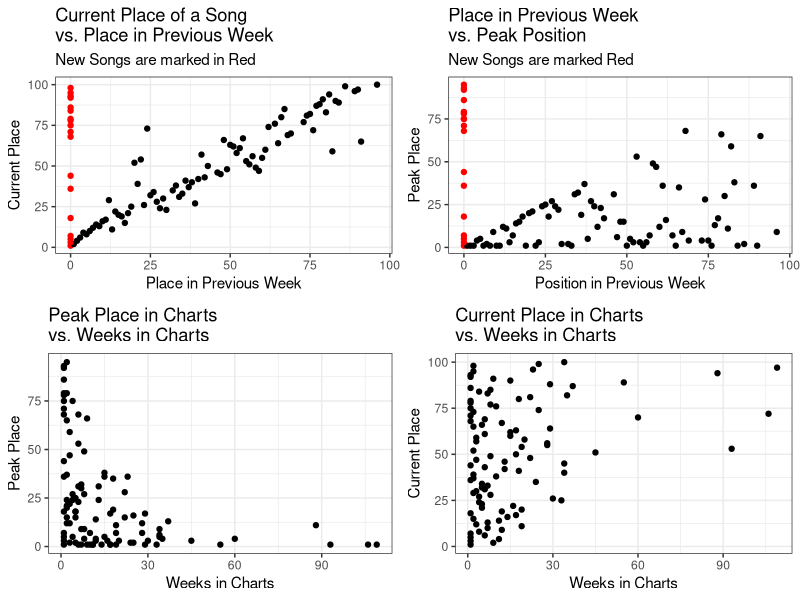
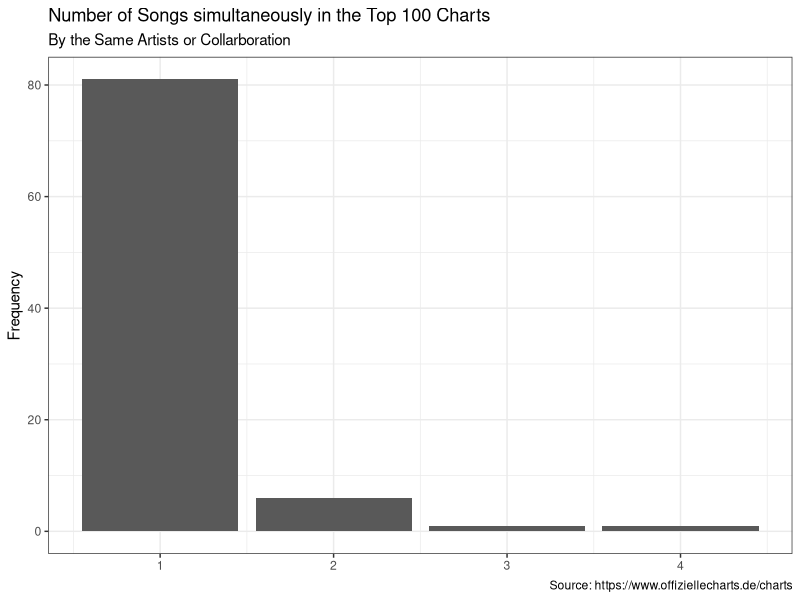
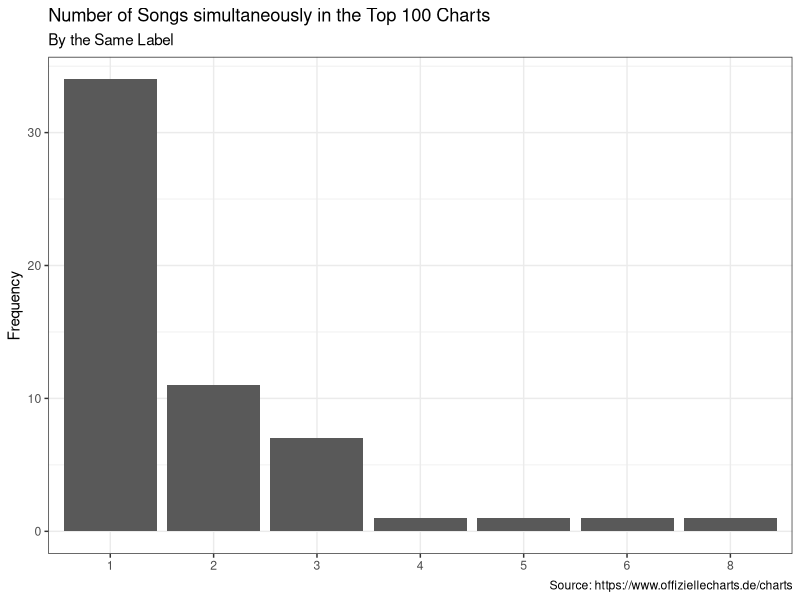

R code for these plots, in order:
## ---- chunk 1
library(ggplot2)
library(gridExtra)
library(readr)
library(dplyr)
chart_scrap <- read_csv('2021-09-15_charts_report.csv')
## ---- chunk 2
#Reporting Figures and Tables
#Scatter Plots
current_v_last <- ggplot(data = chart_scrap,
                                     aes(y = current, x=last_week,
                                     col=ifelse(is.na(last_week), yes = 'NA' , no = 'NonNA')))+
                                      geom_point(aes(y = current, x=last_week_fill),show.legend = F)+
                                      scale_color_manual(values = c('#FF0000','#000000'))+
                                      labs(title = 'Current Place of a Song \nvs. Place in Previous Week',
                                           subtitle = 'New Songs are marked in Red',
                                           y='Current Place', x='Place in Previous Week')+
                                        theme_bw()
weeks_v_peak <- ggplot(data = chart_scrap,
                                             aes(x=weeks_in_charts, y=peak_in_charts))+
                                              geom_point()+
                                              labs(title = 'Peak Place in Charts \nvs. Weeks in Charts',
                                                   x='Weeks in Charts', y='Peak Place')+
                                              theme_bw()
week_v_current <- ggplot(data = chart_scrap, aes(x=weeks_in_charts, y=current))+
                                      geom_point()+
                                      labs(title = 'Current Place in Charts \nvs. Weeks in Charts',
                                           x='Weeks in Charts', y='Current Place')+
                                      theme_bw()
last_v_peak <- ggplot(data = chart_scrap, aes(x=last_week_fill, y=peak_in_charts,
                                                col=ifelse(is.na(last_week), yes = 'NA' , no = 'NonNA')))+
                                    geom_point(show.legend = F)+
                                    labs(title = 'Place in Previous Week \nvs. Peak Position',
                                         subtitle = 'New Songs are marked Red',
                                         x='Position in Previous Week', y='Peak Place')+
                                    scale_color_manual(values = c('#FF0000','#000000'))+
                                    theme_bw()
grid.arrange(current_v_last,last_v_peak, weeks_v_peak,week_v_current, nrow=2)
## ---- chunk 3
chart_scrap%>%
                      count(artist)%>%
                      ggplot(aes(x=n))+
                      geom_bar()+
                      labs(title = 'Number of Songs simultaneously in the Top 100 Charts',
                           subtitle = 'By the Same Artists or Collarboration',
                           y='Frequency',
                           x=NULL,
                           caption = 'Source: https://www.offiziellecharts.de/charts')+
                      theme_bw()
chart_scrap%>%
                        count(artist,sort = T)%>%
                        filter(n>1)%>%
                        knitr::kable()
chart_scrap%>%
                      count(label)%>%
                      ggplot(aes(x=as.factor(n)))+
                      geom_bar()+
                      geom_bar()+
                      labs(title = 'Number of Songs simultaneously in the Top 100 Charts',
                           subtitle = 'By the Same Label',
                           y='Frequency',
                           x=NULL,
                           caption = 'Source: https://www.offiziellecharts.de/charts')+
                      theme_bw()
chart_scrap%>%
                        count(label, sort = T)%>%
                        filter(n>1)%>%
                        knitr::kable()
## ---- chunk 4
#Songs that are currently peaking
chart_scrap%>%
                        filter(current == peak_in_charts)%>%
                        select(artist, title, current)%>%
                        rename(Position = current)%>%
                        knitr::kable()
